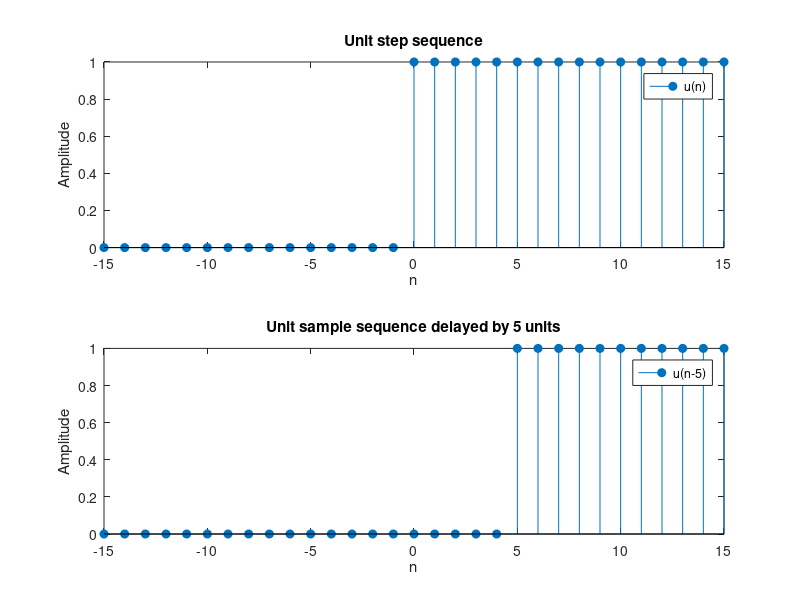

Write the MATLAB code that produced this figure.
%% Experiment - 1
% Example - 2
clc;
clear;
figure;

n = -15 : 15;  % Discrete time index

%% Unit step sequence
delta_n = (n >= 0);
subplot(211);
stem(n, delta_n, 'filled')
title('Unit step sequence')
legend("u(n)")
xlabel('n')
ylabel('Amplitude')

%% Delayed Unit step sequence
DELAY = 5;
delta_n_delay = (n >= DELAY);
subplot(212);
stem(n, delta_n_delay, 'filled')
title('Unit sample sequence delayed by 5 units')
legend("u(n-5)")
xlabel('n')
ylabel('Amplitude')
